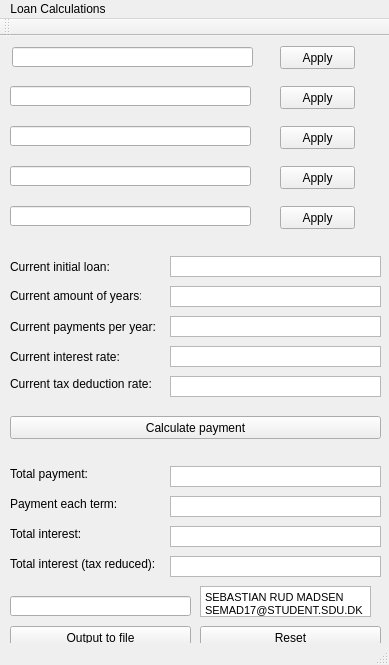
<?xml version="1.0" encoding="UTF-8"?>
<ui version="4.0">
 <class>LoanWindow</class>
 <widget class="QMainWindow" name="LoanWindow">
  <property name="geometry">
   <rect>
    <x>0</x>
    <y>0</y>
    <width>389</width>
    <height>665</height>
   </rect>
  </property>
  <property name="windowTitle">
   <string>LoanWindow</string>
  </property>
  <widget class="QWidget" name="centralWidget">
   <widget class="QPushButton" name="YearsPush">
    <property name="geometry">
     <rect>
      <x>280</x>
      <y>50</y>
      <width>75</width>
      <height>23</height>
     </rect>
    </property>
    <property name="text">
     <string>Apply</string>
    </property>
   </widget>
   <widget class="QLineEdit" name="YearsLine">
    <property name="geometry">
     <rect>
      <x>10</x>
      <y>50</y>
      <width>241</width>
      <height>20</height>
     </rect>
    </property>
   </widget>
   <widget class="QLabel" name="YearsLabel">
    <property name="geometry">
     <rect>
      <x>10</x>
      <y>250</y>
      <width>131</width>
      <height>20</height>
     </rect>
    </property>
    <property name="text">
     <string>Current amount of years:</string>
    </property>
   </widget>
   <widget class="QLabel" name="PaymentsLabel">
    <property name="geometry">
     <rect>
      <x>10</x>
      <y>280</y>
      <width>151</width>
      <height>21</height>
     </rect>
    </property>
    <property name="text">
     <string>Current payments per year:</string>
    </property>
   </widget>
   <widget class="QLabel" name="LoanLabel">
    <property name="geometry">
     <rect>
      <x>10</x>
      <y>220</y>
      <width>111</width>
      <height>21</height>
     </rect>
    </property>
    <property name="text">
     <string>Current initial loan:</string>
    </property>
   </widget>
   <widget class="QLabel" name="RateLabel">
    <property name="geometry">
     <rect>
      <x>10</x>
      <y>310</y>
      <width>111</width>
      <height>21</height>
     </rect>
    </property>
    <property name="text">
     <string>Current interest rate:</string>
    </property>
   </widget>
   <widget class="QLineEdit" name="PaymentsLine">
    <property name="geometry">
     <rect>
      <x>10</x>
      <y>90</y>
      <width>241</width>
      <height>20</height>
     </rect>
    </property>
   </widget>
   <widget class="QLineEdit" name="LoanLine">
    <property name="geometry">
     <rect>
      <x>12</x>
      <y>11</y>
      <width>241</width>
      <height>20</height>
     </rect>
    </property>
    <property name="echoMode">
     <enum>QLineEdit::Normal</enum>
    </property>
   </widget>
   <widget class="QLineEdit" name="RateLine">
    <property name="geometry">
     <rect>
      <x>10</x>
      <y>130</y>
      <width>241</width>
      <height>20</height>
     </rect>
    </property>
   </widget>
   <widget class="QPushButton" name="PaymentsPush">
    <property name="geometry">
     <rect>
      <x>280</x>
      <y>90</y>
      <width>75</width>
      <height>23</height>
     </rect>
    </property>
    <property name="text">
     <string>Apply</string>
    </property>
   </widget>
   <widget class="QPushButton" name="RatePush">
    <property name="geometry">
     <rect>
      <x>280</x>
      <y>130</y>
      <width>75</width>
      <height>23</height>
     </rect>
    </property>
    <property name="text">
     <string>Apply</string>
    </property>
   </widget>
   <widget class="QPushButton" name="LoanPush">
    <property name="geometry">
     <rect>
      <x>280</x>
      <y>10</y>
      <width>75</width>
      <height>23</height>
     </rect>
    </property>
    <property name="text">
     <string>Apply</string>
    </property>
   </widget>
   <widget class="QTextBrowser" name="LoanShower">
    <property name="geometry">
     <rect>
      <x>170</x>
      <y>220</y>
      <width>211</width>
      <height>21</height>
     </rect>
    </property>
    <property name="verticalScrollBarPolicy">
     <enum>Qt::ScrollBarAlwaysOff</enum>
    </property>
    <property name="horizontalScrollBarPolicy">
     <enum>Qt::ScrollBarAlwaysOff</enum>
    </property>
   </widget>
   <widget class="QTextBrowser" name="YearsShower">
    <property name="geometry">
     <rect>
      <x>170</x>
      <y>250</y>
      <width>211</width>
      <height>21</height>
     </rect>
    </property>
    <property name="verticalScrollBarPolicy">
     <enum>Qt::ScrollBarAlwaysOff</enum>
    </property>
    <property name="horizontalScrollBarPolicy">
     <enum>Qt::ScrollBarAlwaysOff</enum>
    </property>
   </widget>
   <widget class="QTextBrowser" name="PaymentsShower">
    <property name="geometry">
     <rect>
      <x>170</x>
      <y>280</y>
      <width>211</width>
      <height>21</height>
     </rect>
    </property>
    <property name="verticalScrollBarPolicy">
     <enum>Qt::ScrollBarAlwaysOff</enum>
    </property>
    <property name="horizontalScrollBarPolicy">
     <enum>Qt::ScrollBarAlwaysOff</enum>
    </property>
   </widget>
   <widget class="QTextBrowser" name="RateShower">
    <property name="geometry">
     <rect>
      <x>170</x>
      <y>310</y>
      <width>211</width>
      <height>21</height>
     </rect>
    </property>
    <property name="autoFillBackground">
     <bool>false</bool>
    </property>
    <property name="verticalScrollBarPolicy">
     <enum>Qt::ScrollBarAlwaysOff</enum>
    </property>
    <property name="horizontalScrollBarPolicy">
     <enum>Qt::ScrollBarAlwaysOff</enum>
    </property>
   </widget>
   <widget class="QPushButton" name="CalcPush">
    <property name="geometry">
     <rect>
      <x>10</x>
      <y>380</y>
      <width>371</width>
      <height>23</height>
     </rect>
    </property>
    <property name="text">
     <string>Calculate payment</string>
    </property>
   </widget>
   <widget class="QTextBrowser" name="ResultTermShower">
    <property name="geometry">
     <rect>
      <x>170</x>
      <y>460</y>
      <width>211</width>
      <height>21</height>
     </rect>
    </property>
    <property name="verticalScrollBarPolicy">
     <enum>Qt::ScrollBarAlwaysOff</enum>
    </property>
    <property name="horizontalScrollBarPolicy">
     <enum>Qt::ScrollBarAlwaysOff</enum>
    </property>
   </widget>
   <widget class="QLabel" name="ResultTermLabel">
    <property name="geometry">
     <rect>
      <x>10</x>
      <y>460</y>
      <width>151</width>
      <height>16</height>
     </rect>
    </property>
    <property name="text">
     <string>Payment each term:</string>
    </property>
   </widget>
   <widget class="QLabel" name="TotalInterestLabel">
    <property name="geometry">
     <rect>
      <x>10</x>
      <y>490</y>
      <width>151</width>
      <height>16</height>
     </rect>
    </property>
    <property name="text">
     <string>Total interest:</string>
    </property>
   </widget>
   <widget class="QTextBrowser" name="TotalInterestShower">
    <property name="geometry">
     <rect>
      <x>170</x>
      <y>490</y>
      <width>211</width>
      <height>21</height>
     </rect>
    </property>
    <property name="verticalScrollBarPolicy">
     <enum>Qt::ScrollBarAlwaysOff</enum>
    </property>
    <property name="horizontalScrollBarPolicy">
     <enum>Qt::ScrollBarAlwaysOff</enum>
    </property>
   </widget>
   <widget class="QLabel" name="TotalPaidLabel">
    <property name="geometry">
     <rect>
      <x>10</x>
      <y>430</y>
      <width>151</width>
      <height>16</height>
     </rect>
    </property>
    <property name="text">
     <string>Total payment:</string>
    </property>
   </widget>
   <widget class="QTextBrowser" name="TotalPaidShower">
    <property name="geometry">
     <rect>
      <x>170</x>
      <y>430</y>
      <width>211</width>
      <height>21</height>
     </rect>
    </property>
    <property name="verticalScrollBarPolicy">
     <enum>Qt::ScrollBarAlwaysOff</enum>
    </property>
    <property name="horizontalScrollBarPolicy">
     <enum>Qt::ScrollBarAlwaysOff</enum>
    </property>
   </widget>
   <widget class="QLineEdit" name="TaxDeductLine">
    <property name="geometry">
     <rect>
      <x>10</x>
      <y>170</y>
      <width>241</width>
      <height>20</height>
     </rect>
    </property>
   </widget>
   <widget class="QPushButton" name="TaxDeductPush">
    <property name="geometry">
     <rect>
      <x>280</x>
      <y>170</y>
      <width>75</width>
      <height>23</height>
     </rect>
    </property>
    <property name="text">
     <string>Apply</string>
    </property>
   </widget>
   <widget class="QLabel" name="TaxDecuctLabel">
    <property name="geometry">
     <rect>
      <x>10</x>
      <y>340</y>
      <width>151</width>
      <height>16</height>
     </rect>
    </property>
    <property name="text">
     <string>Current tax deduction rate:</string>
    </property>
   </widget>
   <widget class="QTextBrowser" name="TaxDeductShower">
    <property name="geometry">
     <rect>
      <x>170</x>
      <y>340</y>
      <width>211</width>
      <height>21</height>
     </rect>
    </property>
    <property name="verticalScrollBarPolicy">
     <enum>Qt::ScrollBarAlwaysOff</enum>
    </property>
    <property name="horizontalScrollBarPolicy">
     <enum>Qt::ScrollBarAlwaysOff</enum>
    </property>
   </widget>
   <widget class="QLabel" name="TotalInterestNoTLabel">
    <property name="geometry">
     <rect>
      <x>10</x>
      <y>520</y>
      <width>151</width>
      <height>16</height>
     </rect>
    </property>
    <property name="text">
     <string>Total interest (tax reduced):</string>
    </property>
   </widget>
   <widget class="QTextBrowser" name="TotalInterestNoTShower">
    <property name="geometry">
     <rect>
      <x>170</x>
      <y>520</y>
      <width>211</width>
      <height>21</height>
     </rect>
    </property>
    <property name="verticalScrollBarPolicy">
     <enum>Qt::ScrollBarAlwaysOff</enum>
    </property>
    <property name="horizontalScrollBarPolicy">
     <enum>Qt::ScrollBarAlwaysOff</enum>
    </property>
   </widget>
   <widget class="QPushButton" name="ResetPush">
    <property name="geometry">
     <rect>
      <x>200</x>
      <y>590</y>
      <width>181</width>
      <height>23</height>
     </rect>
    </property>
    <property name="text">
     <string>Reset</string>
    </property>
   </widget>
   <widget class="QPushButton" name="OutputPush">
    <property name="geometry">
     <rect>
      <x>10</x>
      <y>590</y>
      <width>181</width>
      <height>23</height>
     </rect>
    </property>
    <property name="text">
     <string>Output to file</string>
    </property>
   </widget>
   <widget class="QLineEdit" name="FileLine">
    <property name="geometry">
     <rect>
      <x>10</x>
      <y>560</y>
      <width>181</width>
      <height>20</height>
     </rect>
    </property>
   </widget>
   <widget class="QTextBrowser" name="textBrowser">
    <property name="geometry">
     <rect>
      <x>200</x>
      <y>550</y>
      <width>171</width>
      <height>31</height>
     </rect>
    </property>
    <property name="verticalScrollBarPolicy">
     <enum>Qt::ScrollBarAlwaysOff</enum>
    </property>
    <property name="horizontalScrollBarPolicy">
     <enum>Qt::ScrollBarAlwaysOff</enum>
    </property>
    <property name="html">
     <string>&lt;!DOCTYPE HTML PUBLIC &quot;-//W3C//DTD HTML 4.0//EN&quot; &quot;http://www.w3.org/TR/REC-html40/strict.dtd&quot;&gt;
&lt;html&gt;&lt;head&gt;&lt;meta name=&quot;qrichtext&quot; content=&quot;1&quot; /&gt;&lt;style type=&quot;text/css&quot;&gt;
p, li { white-space: pre-wrap; }
&lt;/style&gt;&lt;/head&gt;&lt;body style=&quot; font-family:'MS Shell Dlg 2'; font-size:8.25pt; font-weight:400; font-style:normal;&quot;&gt;
&lt;p style=&quot; margin-top:0px; margin-bottom:0px; margin-left:0px; margin-right:0px; -qt-block-indent:0; text-indent:0px;&quot;&gt;SEBASTIAN RUD MADSEN&lt;/p&gt;
&lt;p style=&quot; margin-top:0px; margin-bottom:0px; margin-left:0px; margin-right:0px; -qt-block-indent:0; text-indent:0px;&quot;&gt;SEMAD17@STUDENT.SDU.DK&lt;/p&gt;&lt;/body&gt;&lt;/html&gt;</string>
    </property>
   </widget>
  </widget>
  <widget class="QMenuBar" name="menuBar">
   <property name="geometry">
    <rect>
     <x>0</x>
     <y>0</y>
     <width>389</width>
     <height>21</height>
    </rect>
   </property>
   <widget class="QMenu" name="menuLoan_Calculations">
    <property name="title">
     <string>Loan Calculations</string>
    </property>
   </widget>
   <addaction name="menuLoan_Calculations"/>
  </widget>
  <widget class="QToolBar" name="mainToolBar">
   <attribute name="toolBarArea">
    <enum>TopToolBarArea</enum>
   </attribute>
   <attribute name="toolBarBreak">
    <bool>false</bool>
   </attribute>
  </widget>
  <widget class="QStatusBar" name="statusBar"/>
 </widget>
 <layoutdefault spacing="6" margin="11"/>
 <tabstops>
  <tabstop>LoanLine</tabstop>
  <tabstop>YearsLine</tabstop>
  <tabstop>PaymentsLine</tabstop>
  <tabstop>RateLine</tabstop>
  <tabstop>TaxDeductLine</tabstop>
  <tabstop>LoanPush</tabstop>
  <tabstop>YearsPush</tabstop>
  <tabstop>PaymentsPush</tabstop>
  <tabstop>RatePush</tabstop>
  <tabstop>TaxDeductPush</tabstop>
  <tabstop>LoanShower</tabstop>
  <tabstop>YearsShower</tabstop>
  <tabstop>PaymentsShower</tabstop>
  <tabstop>RateShower</tabstop>
  <tabstop>TaxDeductShower</tabstop>
  <tabstop>CalcPush</tabstop>
  <tabstop>TotalPaidShower</tabstop>
  <tabstop>ResultTermShower</tabstop>
  <tabstop>TotalInterestShower</tabstop>
 </tabstops>
 <resources/>
 <connections/>
</ui>
